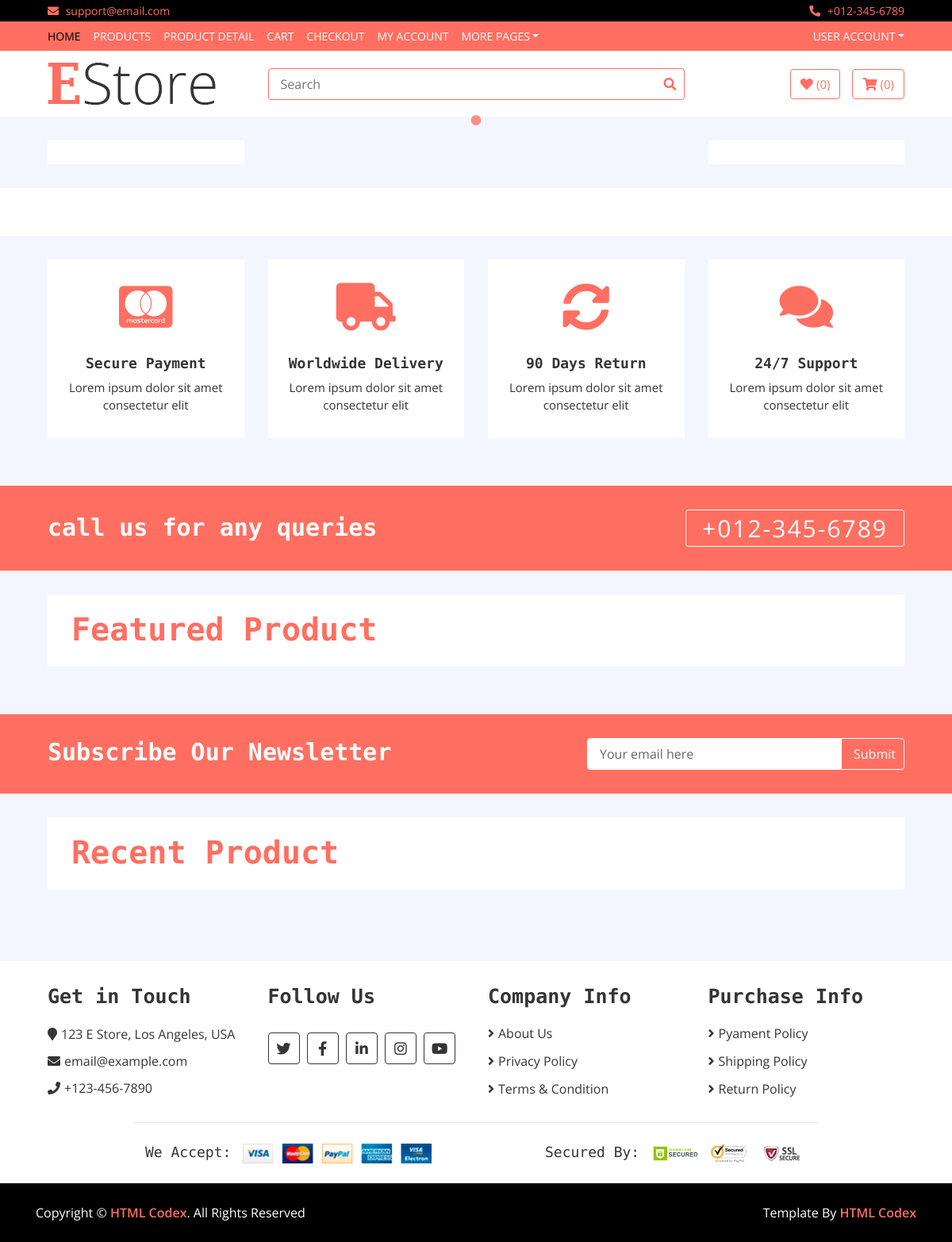
The app's page /, older data.
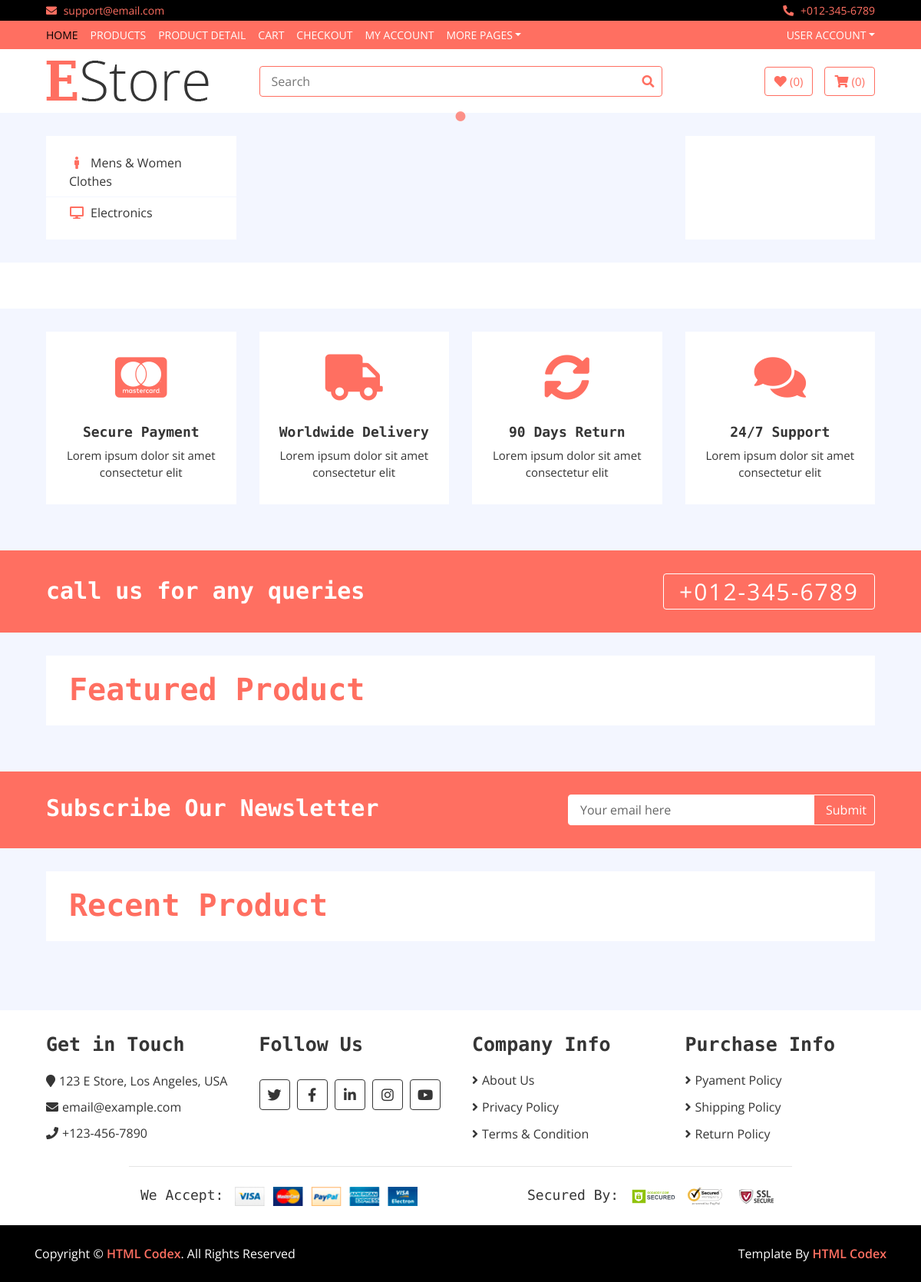
The same page, newer data.
### home/models.py (models this page shows, shortened)
class Category(models.Model):
    name = models.CharField(max_length = 200)
    logo = models.CharField(max_length = 200)
    slug = models.CharField(max_length = 300)
    status = models.CharField(choices = STATUS,max_length = 200)

### home/views.py (the view)
# urls.py: path('', HomeView.as_view(), name = 'home'),
class HomeView(BaseView):
    def get(self,request):
        self.views['category'] = Category.objects.filter(status = 'active')
        self.views['sliders'] = Slider.objects.filter(status = 'active')
        self.views['ads'] = Ad.objects.all()
        self.views['brands'] = Brand.objects.filter(status = 'active')
        self.views['hots'] = Item.objects.filter(status = 'active', label = 'hot')
        self.views['news'] = Item.objects.filter(status = 'active', label = 'new')
        return render(request, 'index.html', self.views)

### home/templates/index.html (shortened to what this page needs)
{% extends 'base.html' %}
{% load static %}
{% block contend %}
        <div class="header">
            <div class="container-fluid">
                <div class="row">
                    <div class="col-md-3">
                        <nav class="navbar bg-light">
                            <ul class="navbar-nav">
                                {% for cat in category %}
                                <li class="nav-item">
                                    <a class="nav-link" href="#"><i class="fa fa-{{cat.logo}}"></i>{{cat.name}}</a>
                                </li>
                                {% endfor %}
                            </ul>
                        </nav>
                    </div>
                    <div class="col-md-6">
                    </div>
                    <div class="col-md-3">
                        <div class="header-img">
                        </div>
                    </div>
                </div>
            </div>
        </div>
        <div class="brand">
        </div>
        <div class="feature">
            <div class="container-fluid">
                <div class="row align-items-center">
                    <div class="col-lg-3 col-md-6 feature-col">
                        <div class="feature-content">
                            <i class="fab fa-cc-mastercard"></i>
                            <h2>Secure Payment</h2>
                            <p>
                                Lorem ipsum dolor sit amet consectetur elit
                            </p>
                        </div>
                    </div>
                    <div class="col-lg-3 col-md-6 feature-col">
                        <div class="feature-content">
                            <i class="fa fa-truck"></i>
                            <h2>Worldwide Delivery</h2>
                            <p>
                                Lorem ipsum dolor sit amet consectetur elit
                            </p>
                        </div>
                    </div>
                    <div class="col-lg-3 col-md-6 feature-col">
                        <div class="feature-content">
                            <i class="fa fa-sync-alt"></i>
                            <h2>90 Days Return</h2>
                            <p>
                                Lorem ipsum dolor sit amet consectetur elit
                            </p>
                        </div>
                    </div>
                    <div class="col-lg-3 col-md-6 feature-col">
                        <div class="feature-content">
                            <i class="fa fa-comments"></i>
                            <h2>24/7 Support</h2>
                            <p>
                                Lorem ipsum dolor sit amet consectetur elit
                            </p>
                        </div>
                    </div>
                </div>
            </div>
        </div>
        <div class="call-to-action">
            <div class="container-fluid">
                <div class="row align-items-center">
                    <div class="col-md-6">
                        <h1>call us for any queries</h1>
                    </div>
                    <div class="col-md-6">
                        <a href="tel:0123456789">+012-345-6789</a>
                    </div>
                </div>
            </div>
        </div>
        <div class="featured-product product">
            <div class="container-fluid">
                <div class="section-header">
                    <h1>Featured Product</h1>
                </div>
            </div>
        </div>
        <div class="newsletter">
            <div class="container-fluid">
                <div class="row">
                    <div class="col-md-6">
                        <h1>Subscribe Our Newsletter</h1>
                    </div>
                    <div class="col-md-6">
                        <div class="form">
                            <input type="email" value="Your email here">
                            <button>Submit</button>
                        </div>
                    </div>
                </div>
            </div>
        </div>
        <div class="recent-product product">
            <div class="container-fluid">
                <div class="section-header">
                    <h1>Recent Product</h1>
                </div>
            </div>
        </div>
{% endblock %}

### home/templates/base.html (shortened to what this page needs)
<!DOCTYPE html>
{% load static %}
<html lang="en">
    <head>
        <link href="https://stackpath.bootstrapcdn.com/bootstrap/4.4.1/css/bootstrap.min.css" rel="stylesheet">
        <link href="https://cdnjs.cloudflare.com/ajax/libs/font-awesome/5.10.0/css/all.min.css" rel="stylesheet">
        <link href="{% static 'lib/slick/slick.css' %}" rel="stylesheet">
        <link href="{% static 'lib/slick/slick-theme.css' %}" rel="stylesheet">
        <link href="{% static 'css/style.css' %}" rel="stylesheet">
    </head>
    <body>
        <div class="top-bar">
            <div class="container-fluid">
                <div class="row">
                    <div class="col-sm-6">
                        <i class="fa fa-envelope"></i>
                        support@email.com
                    </div>
                    <div class="col-sm-6">
                        <i class="fa fa-phone-alt"></i>
                        +012-345-6789
                    </div>
                </div>
            </div>
        </div>
        <div class="nav">
            <div class="container-fluid">
                <nav class="navbar navbar-expand-md bg-dark navbar-dark">
                    <div class="collapse navbar-collapse justify-content-between" id="navbarCollapse">
                        <div class="navbar-nav mr-auto">
                            <a href="index.html" class="nav-item nav-link active">Home</a>
                            <a href="product-list.html" class="nav-item nav-link">Products</a>
                            <a href="product-detail.html" class="nav-item nav-link">Product Detail</a>
                            <a href="cart.html" class="nav-item nav-link">Cart</a>
                            <a href="checkout.html" class="nav-item nav-link">Checkout</a>
                            <a href="my-account.html" class="nav-item nav-link">My Account</a>
                            <div class="nav-item dropdown">
                                <a href="#" class="nav-link dropdown-toggle" data-toggle="dropdown">More Pages</a>
                            </div>
                        </div>
                        <div class="navbar-nav ml-auto">
                            <div class="nav-item dropdown">
                                <a href="#" class="nav-link dropdown-toggle" data-toggle="dropdown">User Account</a>
                            </div>
                        </div>
                    </div>
                </nav>
            </div>
        </div>
        <div class="bottom-bar">
            <div class="container-fluid">
                <div class="row align-items-center">
                    <div class="col-md-3">
                        <div class="logo">
                            <a href="index.html">
                                <img src="img/logo.png" alt="Logo">
                            </a>
                        </div>
                    </div>
                    <div class="col-md-6">
                        <div class="search">
                            <input type="text" placeholder="Search">
                            <button><i class="fa fa-search"></i></button>
                        </div>
                    </div>
                    <div class="col-md-3">
                        <div class="user">
                            <a href="wishlist.html" class="btn wishlist">
                                <i class="fa fa-heart"></i>
                                <span>(0)</span>
                            </a>
                            <a href="cart.html" class="btn cart">
                                <i class="fa fa-shopping-cart"></i>
                                <span>(0)</span>
                            </a>
                        </div>
                    </div>
                </div>
            </div>
        </div>
        {% block contend %}
        {% endblock %}
        <div class="footer">
            <div class="container-fluid">
                <div class="row">
                    <div class="col-lg-3 col-md-6">
                        <div class="footer-widget">
                            <h2>Get in Touch</h2>
                            <div class="contact-info">
                                <p><i class="fa fa-map-marker"></i>123 E Store, Los Angeles, USA</p>
                                <p><i class="fa fa-envelope"></i>email@example.com</p>
                                <p><i class="fa fa-phone"></i>+123-456-7890</p>
                            </div>
                        </div>
                    </div>
                    <div class="col-lg-3 col-md-6">
                        <div class="footer-widget">
                            <h2>Follow Us</h2>
                            <div class="contact-info">
                                <div class="social">
                                    <a href=""><i class="fab fa-twitter"></i></a>
                                    <a href=""><i class="fab fa-facebook-f"></i></a>
                                    <a href=""><i class="fab fa-linkedin-in"></i></a>
                                    <a href=""><i class="fab fa-instagram"></i></a>
                                    <a href=""><i class="fab fa-youtube"></i></a>
                                </div>
                            </div>
                        </div>
                    </div>
                    <div class="col-lg-3 col-md-6">
                        <div class="footer-widget">
                            <h2>Company Info</h2>
                            <ul>
                                <li><a href="#">About Us</a></li>
                                <li><a href="#">Privacy Policy</a></li>
                                <li><a href="#">Terms & Condition</a></li>
                            </ul>
                        </div>
                    </div>
                    <div class="col-lg-3 col-md-6">
                        <div class="footer-widget">
                            <h2>Purchase Info</h2>
                            <ul>
                                <li><a href="#">Pyament Policy</a></li>
                                <li><a href="#">Shipping Policy</a></li>
                                <li><a href="#">Return Policy</a></li>
                            </ul>
                        </div>
                    </div>
                </div>
                <div class="row payment align-items-center">
                    <div class="col-md-6">
                        <div class="payment-method">
                            <h2>We Accept:</h2>
                            <img src="img/payment-method.png" alt="Payment Method" />
                        </div>
                    </div>
                    <div class="col-md-6">
                        <div class="payment-security">
                            <h2>Secured By:</h2>
                            <img src="img/godaddy.svg" alt="Payment Security" />
                            <img src="img/norton.svg" alt="Payment Security" />
                            <img src="img/ssl.svg" alt="Payment Security" />
                        </div>
                    </div>
                </div>
            </div>
        </div>
        <div class="footer-bottom">
            <div class="container">
                <div class="row">
                    <div class="col-md-6 copyright">
                        <p>Copyright &copy; <a href="https://htmlcodex.com">HTML Codex</a>. All Rights Reserved</p>
                    </div>
                    <div class="col-md-6 template-by">
                        <p>Template By <a href="https://htmlcodex.com">HTML Codex</a></p>
                    </div>
                </div>
            </div>
        </div>
    </body>
</html>

Row changes from the older to the newer data that the page shows:
added Category: name "Mens & Women Clothes"
added Category: name "Electronics"
